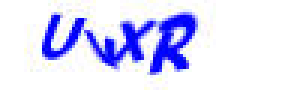
#> input picture getcode/testimage/16l.png, 100 x 30 px (shown 3 times larger)
$ python -i ClearNoise.py   (imports and definitions only)
#> lines starting #> are read from the running program, lines starting #| are printed output that depends on the picture
#> further down, picture is the input picture: PIL image 100x30 RGB; mean R, G, B 221.1, 221.2, 251.4
# -*- coding:utf-8 -*-
'''
清除噪点
'''
from PIL import Image
from PIL import ImageDraw

def clearOne(image, C=1, N=1):
    '''
    :param image: twoValues Image Object
    :param C: counts of around
    :param N: times of clear
    :return: image object
    '''
#> called with C = 1, N = 1
    image = image.convert('L')  # black is 0, white is 255
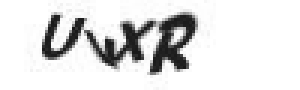
#> image: PIL image 100x30 L (shown 3 times larger); min 22, max 255, mean 224.6
    # 去边框
    for y in range(0, image.size[1]):
        for x in range(0, image.size[0]):
            if x == 0 or x == image.size[0] - 1:
                image.putpixel((x, y), 255)
                continue
            if y == 0 or y == image.size[1] - 1:
                image.putpixel((x, y), 255)
                continue
    for i in range(0, N):
    # 循环去噪点的次数
        for y in range(1, image.size[1] - 1):
            for x in range(1, image.size[0] - 1):
                nearDots = 0
                d = image.getpixel((x, y))  # 获取中心点的灰度值
                # 判断周围八个点
                if d == image.getpixel((x - 1, y - 1)):
                    nearDots += 1
                if d == image.getpixel((x, y - 1)):
                    nearDots += 1
                if d == image.getpixel((x + 1, y - 1)):
                    nearDots += 1
                if d == image.getpixel((x - 1, y)):
                    nearDots += 1
                if d == image.getpixel((x + 1, y)):
                    nearDots += 1
                if d == image.getpixel((x - 1, y + 1)):
                    nearDots += 1
                if d == image.getpixel((x, y + 1)):
                    nearDots += 1
                if d == image.getpixel((x + 1, y + 1)):
                    nearDots += 1

                if nearDots < C:
                    image.putpixel((x, y), 255)
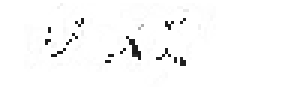
#> image: PIL image 100x30 L (shown 3 times larger); min 26, max 255, mean 250.1

    return image

>>> from PIL import Image
>>> picture = Image.open('testimage/16l.png')
>>> result = clearOne(picture)

$ run again, on getcode/testimage/17l.png
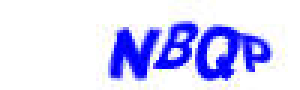
#> input picture getcode/testimage/17l.png, 100 x 30 px (shown 3 times larger)
#> picture is the input picture: PIL image 100x30 RGB; mean R, G, B 211, 211.2, 251.2
#> in clearOne, `image = image.convert('L')`:
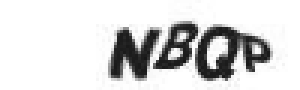
#> image: PIL image 100x30 L (shown 3 times larger); min 20, max 255, mean 215.7
#> after the loop in clearOne, `for i in range(0, N):`:
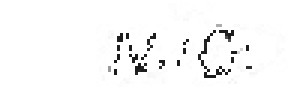
#> image: PIL image 100x30 L (shown 3 times larger); min 26, max 255, mean 247.4

$ run again, on getcode/testimage/19l.png
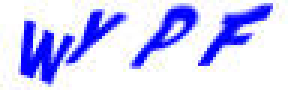
#> input picture getcode/testimage/19l.png, 100 x 30 px (shown 3 times larger)
#> picture is the input picture: PIL image 100x30 RGB; mean R, G, B 204.6, 204.8, 249.8
#> in clearOne, `image = image.convert('L')`:
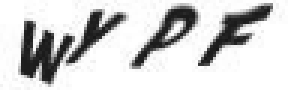
#> image: PIL image 100x30 L (shown 3 times larger); min 23, max 255, mean 209.9
#> after the loop in clearOne, `for i in range(0, N):`:
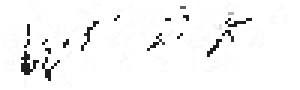
#> image: PIL image 100x30 L (shown 3 times larger); min 26, max 255, mean 246.1
